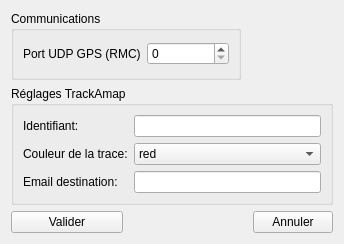
<?xml version="1.0" encoding="UTF-8"?>
<ui version="4.0">
 <class>FenPreferences</class>
 <widget class="QWidget" name="FenPreferences">
  <property name="geometry">
   <rect>
    <x>0</x>
    <y>0</y>
    <width>335</width>
    <height>244</height>
   </rect>
  </property>
  <property name="windowTitle">
   <string>Préférences</string>
  </property>
  <property name="windowIcon">
   <iconset>
    <normaloff>icones/notes.png</normaloff>icones/notes.png</iconset>
  </property>
  <layout class="QGridLayout" name="gridLayout_3">
   <item row="2" column="1" colspan="2">
    <spacer name="horizontalSpacer">
     <property name="orientation">
      <enum>Qt::Horizontal</enum>
     </property>
     <property name="sizeHint" stdset="0">
      <size>
       <width>202</width>
       <height>20</height>
      </size>
     </property>
    </spacer>
   </item>
   <item row="0" column="0" colspan="2">
    <widget class="QGroupBox" name="groupBox">
     <property name="minimumSize">
      <size>
       <width>230</width>
       <height>0</height>
      </size>
     </property>
     <property name="maximumSize">
      <size>
       <width>300</width>
       <height>16777215</height>
      </size>
     </property>
     <property name="title">
      <string>Communications</string>
     </property>
     <layout class="QGridLayout" name="gridLayout">
      <item row="0" column="1">
       <widget class="QSpinBox" name="sp_PortGPS">
        <property name="maximum">
         <number>99999</number>
        </property>
       </widget>
      </item>
      <item row="0" column="0">
       <widget class="QLabel" name="label">
        <property name="text">
         <string>Port UDP GPS (RMC)</string>
        </property>
       </widget>
      </item>
     </layout>
    </widget>
   </item>
   <item row="2" column="3">
    <widget class="QPushButton" name="btn_Annuler">
     <property name="text">
      <string>Annuler</string>
     </property>
    </widget>
   </item>
   <item row="0" column="2" colspan="2">
    <spacer name="horizontalSpacer_2">
     <property name="orientation">
      <enum>Qt::Horizontal</enum>
     </property>
     <property name="sizeHint" stdset="0">
      <size>
       <width>40</width>
       <height>20</height>
      </size>
     </property>
    </spacer>
   </item>
   <item row="1" column="0" colspan="4">
    <widget class="QGroupBox" name="groupBox_2">
     <property name="title">
      <string>Réglages TrackAmap</string>
     </property>
     <layout class="QGridLayout" name="gridLayout_2">
      <item row="0" column="1">
       <widget class="QLineEdit" name="le_Id"/>
      </item>
      <item row="1" column="0">
       <widget class="QLabel" name="label_4">
        <property name="text">
         <string>Couleur de la trace:</string>
        </property>
       </widget>
      </item>
      <item row="0" column="0">
       <widget class="QLabel" name="label_2">
        <property name="text">
         <string>Identifiant:</string>
        </property>
       </widget>
      </item>
      <item row="1" column="1">
       <widget class="QComboBox" name="cb_Color">
        <item>
         <property name="text">
          <string>red</string>
         </property>
        </item>
        <item>
         <property name="text">
          <string>green</string>
         </property>
        </item>
        <item>
         <property name="text">
          <string>yellow</string>
         </property>
        </item>
        <item>
         <property name="text">
          <string>blue</string>
         </property>
        </item>
        <item>
         <property name="text">
          <string>lavender</string>
         </property>
        </item>
        <item>
         <property name="text">
          <string>purple</string>
         </property>
        </item>
        <item>
         <property name="text">
          <string>cyan</string>
         </property>
        </item>
        <item>
         <property name="text">
          <string>magenta</string>
         </property>
        </item>
        <item>
         <property name="text">
          <string>lime</string>
         </property>
        </item>
        <item>
         <property name="text">
          <string>orange</string>
         </property>
        </item>
        <item>
         <property name="text">
          <string>teal</string>
         </property>
        </item>
        <item>
         <property name="text">
          <string>brown</string>
         </property>
        </item>
        <item>
         <property name="text">
          <string>beige</string>
         </property>
        </item>
        <item>
         <property name="text">
          <string>maroon</string>
         </property>
        </item>
        <item>
         <property name="text">
          <string>mint</string>
         </property>
        </item>
        <item>
         <property name="text">
          <string>olive</string>
         </property>
        </item>
        <item>
         <property name="text">
          <string>apricot</string>
         </property>
        </item>
        <item>
         <property name="text">
          <string>navy</string>
         </property>
        </item>
        <item>
         <property name="text">
          <string>grey</string>
         </property>
        </item>
        <item>
         <property name="text">
          <string>white</string>
         </property>
        </item>
        <item>
         <property name="text">
          <string>fuschia</string>
         </property>
        </item>
        <item>
         <property name="text">
          <string>pink</string>
         </property>
        </item>
        <item>
         <property name="text">
          <string>black</string>
         </property>
        </item>
       </widget>
      </item>
      <item row="2" column="0">
       <widget class="QLabel" name="label_3">
        <property name="text">
         <string>Email destination:</string>
        </property>
       </widget>
      </item>
      <item row="2" column="1">
       <widget class="QLineEdit" name="le_Email"/>
      </item>
     </layout>
    </widget>
   </item>
   <item row="2" column="0">
    <widget class="QPushButton" name="btn_Valider">
     <property name="text">
      <string>Valider</string>
     </property>
    </widget>
   </item>
  </layout>
 </widget>
 <resources/>
 <connections/>
</ui>
